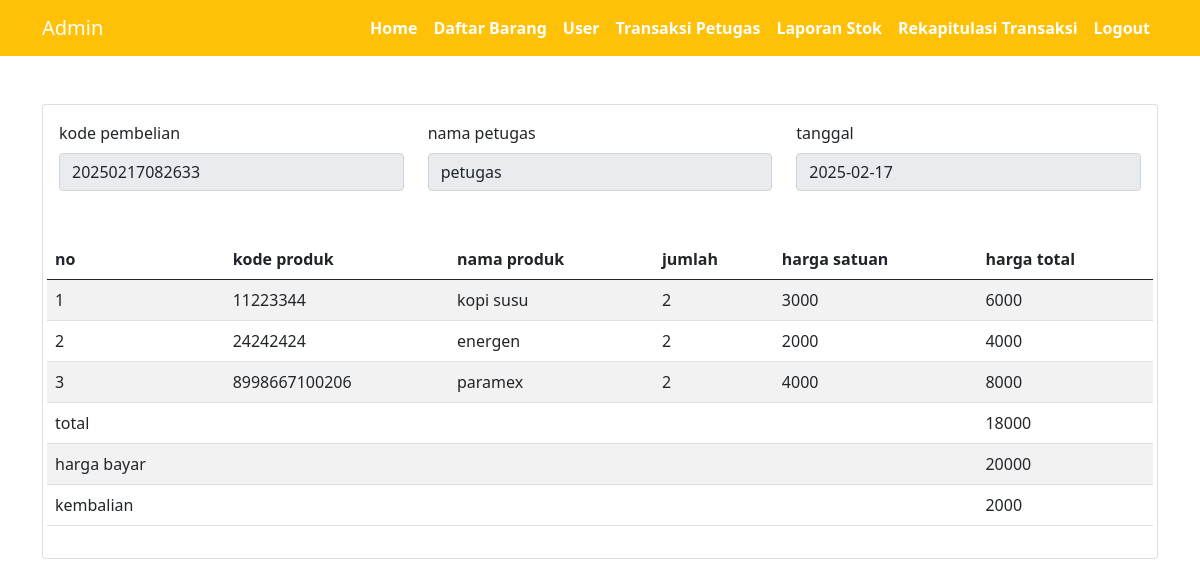
Screenshot of /admin/detail_transaksi.php?kode_pembelian=20250217082633 with the database file from the repository.
### tables this page shows
CREATE TABLE `pembelian` (
  `id` int NOT NULL,
  `harga_jual` int DEFAULT NULL,
  `harga_bayar` int DEFAULT NULL,
  `kembalian` int DEFAULT NULL,
  `kode_pembelian` varchar(150) DEFAULT NULL,
  `tanggal_pembelian` date DEFAULT NULL,
  `user_id` int DEFAULT NULL
);

CREATE TABLE `user` (
  `id` int NOT NULL,
  `username` varchar(50) DEFAULT NULL,
  `password` varchar(100) DEFAULT NULL,
  `role` enum('petugas','admin') DEFAULT NULL
);

CREATE TABLE `detail_pembelian` (
  `id` int NOT NULL,
  `produk_id` int NOT NULL,
  `jumlah` int NOT NULL,
  `sub_total_harga` int NOT NULL,
  `kode_pembelian` varchar(100) NOT NULL
);

CREATE TABLE `produk` (
  `id` int NOT NULL,
  `kode_produk` varchar(150) DEFAULT NULL,
  `nama_produk` varchar(50) DEFAULT NULL,
  `stok` int DEFAULT NULL,
  `harga` int DEFAULT NULL
);

### admin/detail_transaksi.php (the view, shortened to what this page needs)
<?php
include('../koneksi.php');
$kode_pembelian= $_GET['kode_pembelian'];
$detail_pembelian = "SELECT * FROM detail_pembelian dp
LEFT JOIN pembelian p ON dp.kode_pembelian=p.kode_pembelian
LEFT JOIN produk r ON dp.produk_id=r.id
LEFT JOIN user u ON p.user_id=u.id
WHERE dp.kode_pembelian= ".$kode_pembelian;
$eksekusi_detail_pembelian = mysqli_query($koneksi, $detail_pembelian);
$eksekusi_dp_2 = mysqli_fetch_all($eksekusi_detail_pembelian, MYSQLI_ASSOC);
$data_petugas= "SELECT * FROM pembelian p
LEFT JOIN user u ON u.id=p.user_id where kode_pembelian= ".$kode_pembelian;
$eksekusi_data_petugas = mysqli_query($koneksi,$data_petugas);
$eksekusi2 = mysqli_fetch_assoc($eksekusi_data_petugas);
?>
<!DOCTYPE html>
<html lang="en">
<head>
    <link href="https://cdn.jsdelivr.net/npm/bootstrap@5.0.2/dist/css/bootstrap.min.css" rel="stylesheet"
>
</head>
<body>
    <?php
    require_once('navbar-admin.php');
    ?>
    <div class="container">
        <div class="card mt-5">
            <div class="card-body">
                <div class="row">
                    <div class="col-md-4">
                        <label for="" class="form-label">
                            kode pembelian
                        </label>
                        <input readonly type="text" class="form-control" value="<?= $kode_pembelian?>">
                    </div>
                    <div class="col-md-4">
                        <label for="" class="form-label">
                            nama petugas
                        </label>
                        <input readonly type="text" class="form-control" value="<?= $eksekusi2['username']?>">
                    </div>
                    <div class="col-md-4">
                        <label for="" class="form-label">
                            tanggal
                        </label>
                        <input readonly type="text" class="form-control" value="<?= $eksekusi2['tanggal_pembelian']?>">
                    </div>
                    <table class="table-striped table mt-5">
                        <thead>
                            <tr>
                                <th>no</th>
                                <th>kode produk</th>
                                <th>nama produk</th>
                                <th>jumlah</th>
                                <th>harga satuan</th>
                                <th>harga total</th>
                            </tr>
                        </thead>
                        <tbody>
                            <?php
                                                    $no=1;
                                                    foreach($eksekusi_dp_2 as $detail) {
                                                    ?>
                            <tr>
                                <td><?=$no++?></td>
                                <td><?=$detail['kode_produk']?></td>
                                <td><?=$detail['nama_produk']?></td>
                                <td><?=$detail['jumlah']?></td>
                                <td><?=$detail['harga']?></td>
                                <td><?=$detail['harga'] * $detail['jumlah']?></td>
                            </tr>
                            <?php
                                                     }
                                                    ?>
                            <tr>
                                <td>total</td>
                                <td>&nbsp;</td>
                                <td>&nbsp;</td>
                                <td>&nbsp;</td>
                                <td>&nbsp;</td>
                                <td colspan="3"><?=$detail['harga_jual']?></td>
                            </tr>
                            <tr>
                                <td>harga bayar</td>
                                <td>&nbsp;</td>
                                <td>&nbsp;</td>
                                <td>&nbsp;</td>
                                <td>&nbsp;</td>
                                <td colspan="3"><?=$detail['harga_bayar']?></td>
                            </tr>
                            <tr>
                                <td>kembalian</td>
                                <td>&nbsp;</td>
                                <td>&nbsp;</td>
                                <td>&nbsp;</td>
                                <td>&nbsp;</td>
                                <td colspan="3"><?=$detail['kembalian']?></td>
                            </tr>
                        </tbody>
                    </table>
                </div>
            </div>
        </div>
    </div>
</body>
</html>

### rows the page displays
pembelian: user.username "petugas", tanggal_pembelian "2025-02-17", harga_jual "18000", harga_bayar "20000", kembalian "2000"
detail_pembelian: produk.kode_produk "11223344", produk.nama_produk "kopi susu", jumlah "2", produk.harga "3000", $detail['harga'] * $detail['jumlah'] "6000"
detail_pembelian: produk.kode_produk "24242424", produk.nama_produk "energen", jumlah "2", produk.harga "2000", $detail['harga'] * $detail['jumlah'] "4000"
detail_pembelian: produk.kode_produk "8998667100206", produk.nama_produk "paramex", jumlah "2", produk.harga "4000", $detail['harga'] * $detail['jumlah'] "8000"
